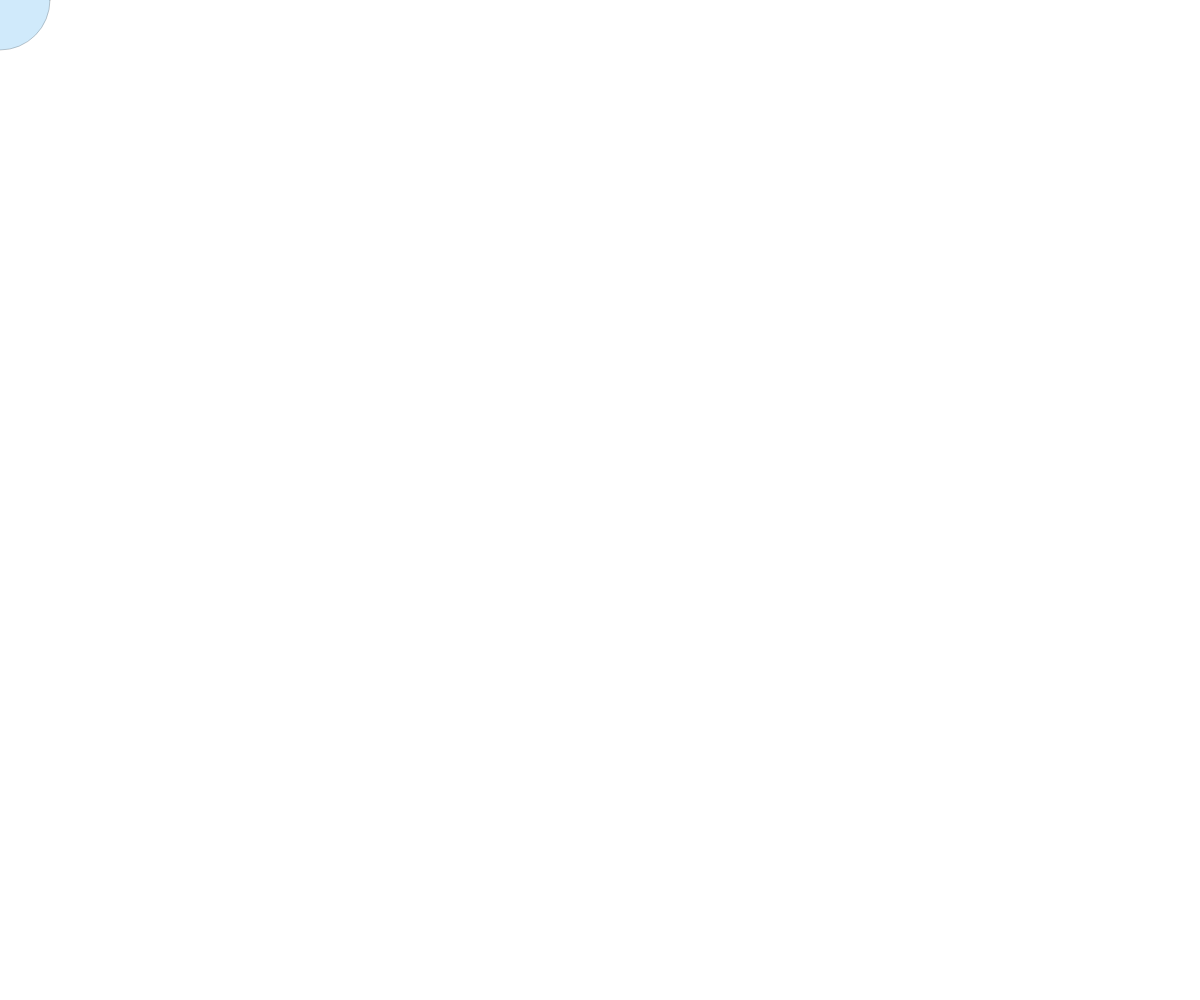
Frame 1 (no input)
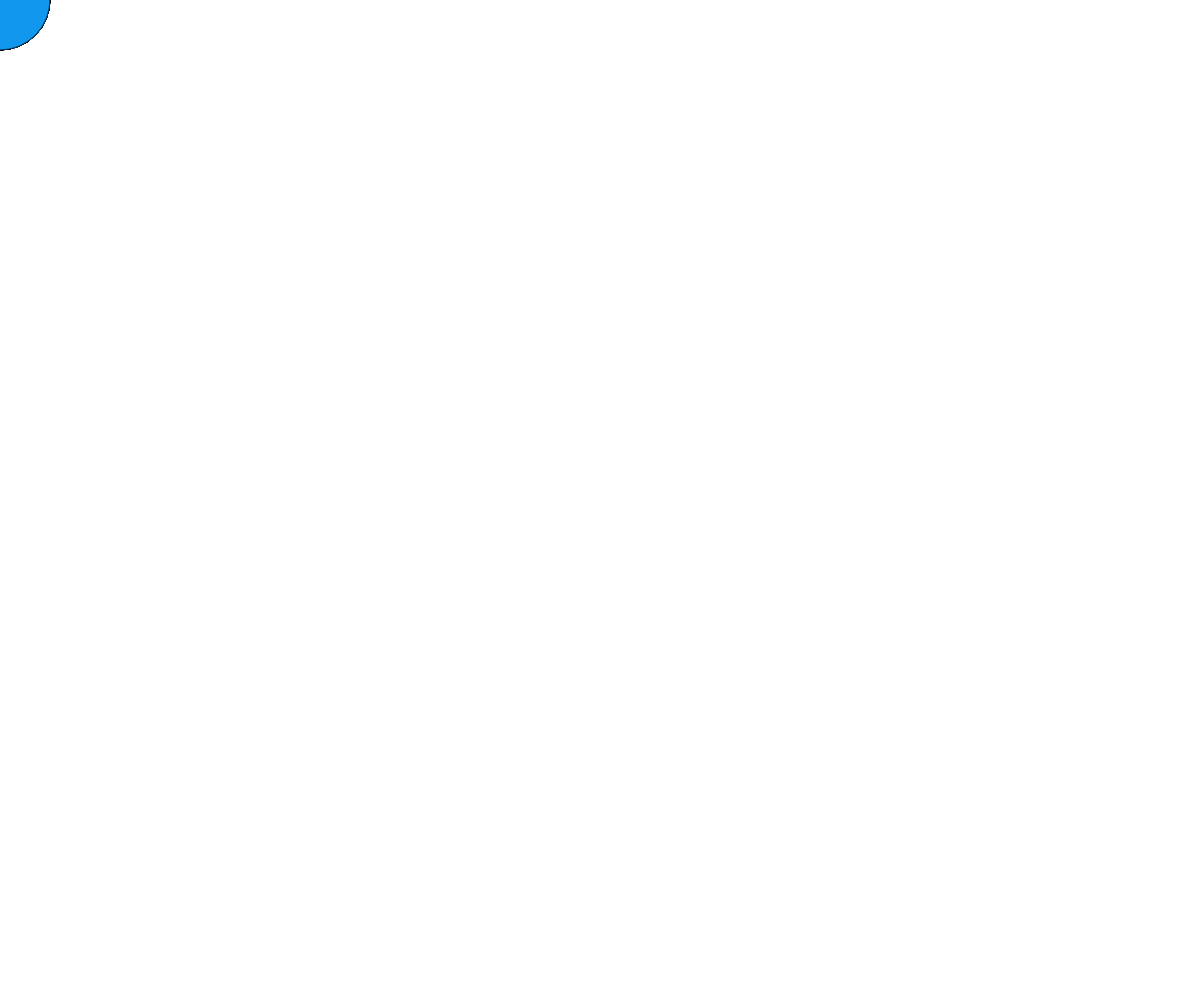
Frame 60 (no input)
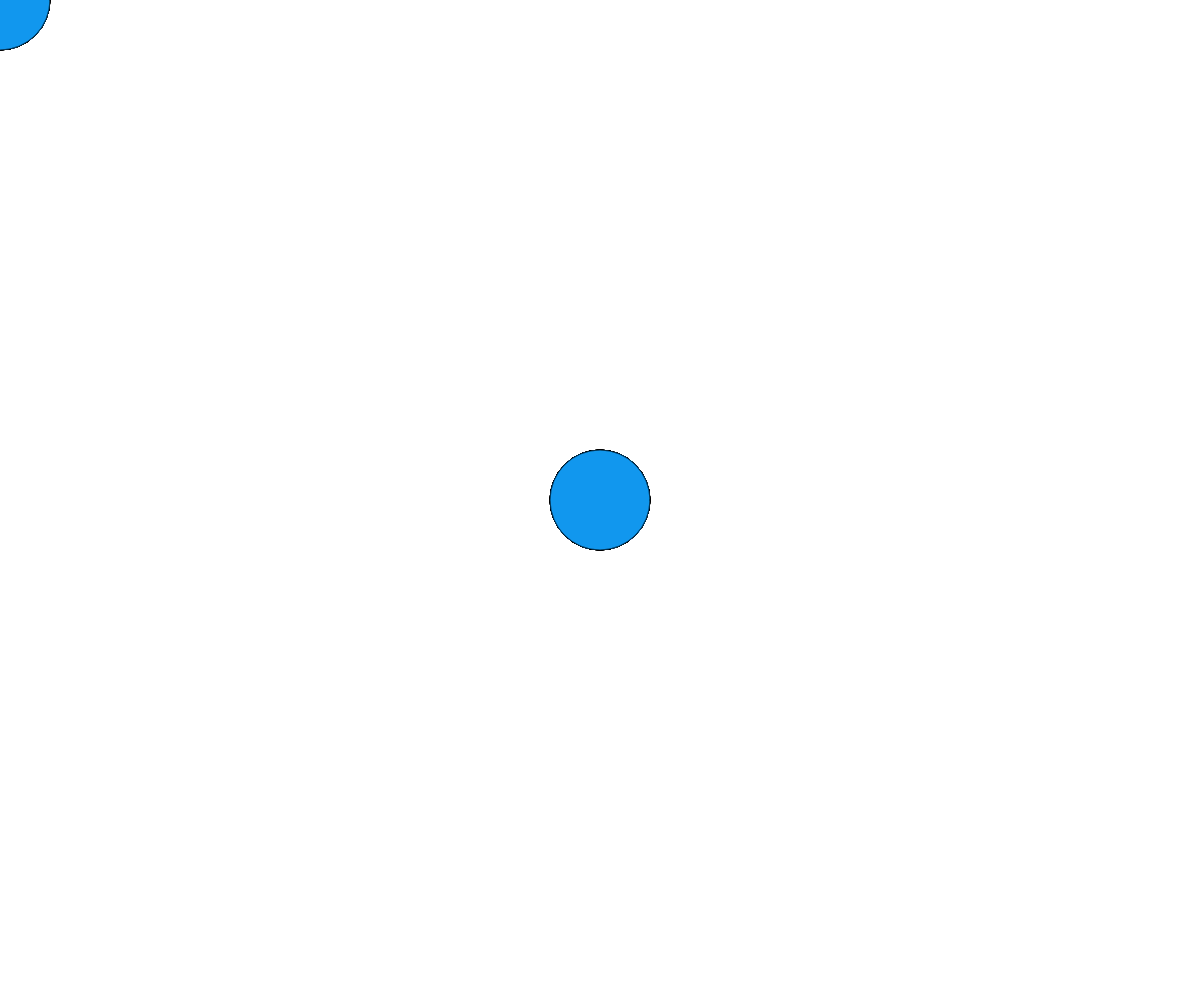
Frame 120 (the mouse pressed at the canvas centre since frame 60)

The p5.js sketch that drew these frames (run headless with seeded random() and noise() and a simulated clock; from frame 60 on, the mouse is pressed at the canvas centre):

// p5.js sketch
// ── sketch.js
function setup() {
  createCanvas( windowWidth , windowHeight );
  background( 255 , 255 , 255 );
}

function draw() {
  //noStroke();
  stroke( 0 , 0 , 0 , 50 );
  fill( 20 , 147 , 232 , 50);
  ellipse( mouseX , mouseY , 100 , 100 );
}
